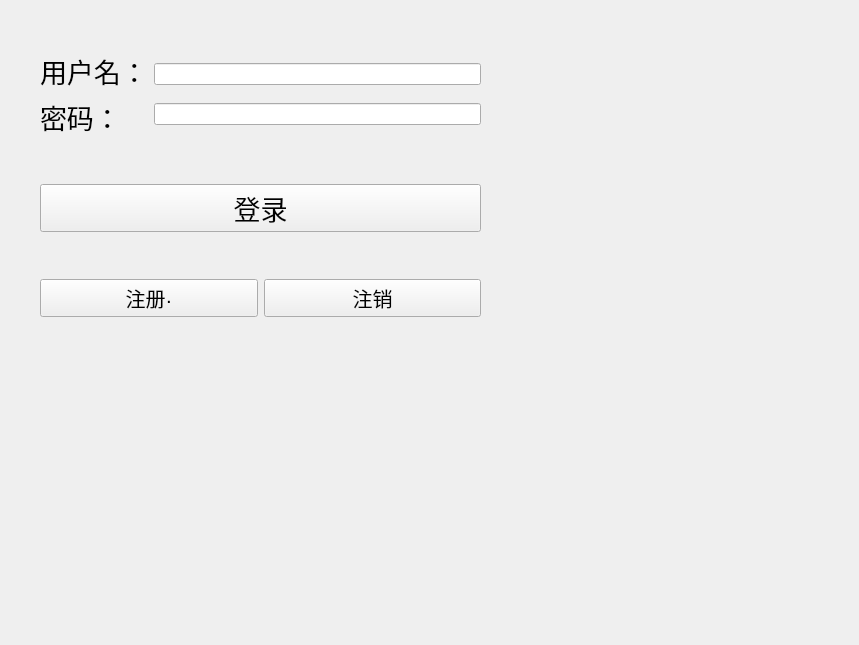
<?xml version="1.0" encoding="UTF-8"?>
<ui version="4.0">
 <class>Tcpclient</class>
 <widget class="QWidget" name="Tcpclient">
  <property name="geometry">
   <rect>
    <x>0</x>
    <y>0</y>
    <width>859</width>
    <height>645</height>
   </rect>
  </property>
  <property name="windowTitle">
   <string>Tcpclient</string>
  </property>
  <widget class="QWidget" name="">
   <property name="geometry">
    <rect>
     <x>40</x>
     <y>10</y>
     <width>441</width>
     <height>351</height>
    </rect>
   </property>
   <layout class="QVBoxLayout" name="verticalLayout_6">
    <item>
     <layout class="QGridLayout" name="gridLayout">
      <item row="0" column="0">
       <layout class="QVBoxLayout" name="verticalLayout">
        <item>
         <widget class="QLabel" name="label">
          <property name="font">
           <font>
            <pointsize>20</pointsize>
           </font>
          </property>
          <property name="text">
           <string>用户名：</string>
          </property>
         </widget>
        </item>
        <item>
         <widget class="QLabel" name="label_2">
          <property name="font">
           <font>
            <pointsize>20</pointsize>
           </font>
          </property>
          <property name="text">
           <string>密码：</string>
          </property>
         </widget>
        </item>
       </layout>
      </item>
      <item row="0" column="1">
       <layout class="QVBoxLayout" name="verticalLayout_3">
        <item>
         <widget class="QLineEdit" name="line_le"/>
        </item>
        <item>
         <widget class="QLineEdit" name="pwd_le">
          <property name="echoMode">
           <enum>QLineEdit::Password</enum>
          </property>
         </widget>
        </item>
       </layout>
      </item>
     </layout>
    </item>
    <item>
     <widget class="QPushButton" name="login">
      <property name="font">
       <font>
        <pointsize>20</pointsize>
       </font>
      </property>
      <property name="text">
       <string>登录</string>
      </property>
     </widget>
    </item>
    <item>
     <layout class="QHBoxLayout" name="horizontalLayout">
      <item>
       <widget class="QPushButton" name="regist">
        <property name="font">
         <font>
          <pointsize>15</pointsize>
         </font>
        </property>
        <property name="text">
         <string>注册·</string>
        </property>
       </widget>
      </item>
      <item>
       <widget class="QPushButton" name="cancel">
        <property name="font">
         <font>
          <pointsize>15</pointsize>
         </font>
        </property>
        <property name="text">
         <string>注销</string>
        </property>
       </widget>
      </item>
     </layout>
    </item>
   </layout>
  </widget>
 </widget>
 <resources/>
 <connections/>
</ui>
